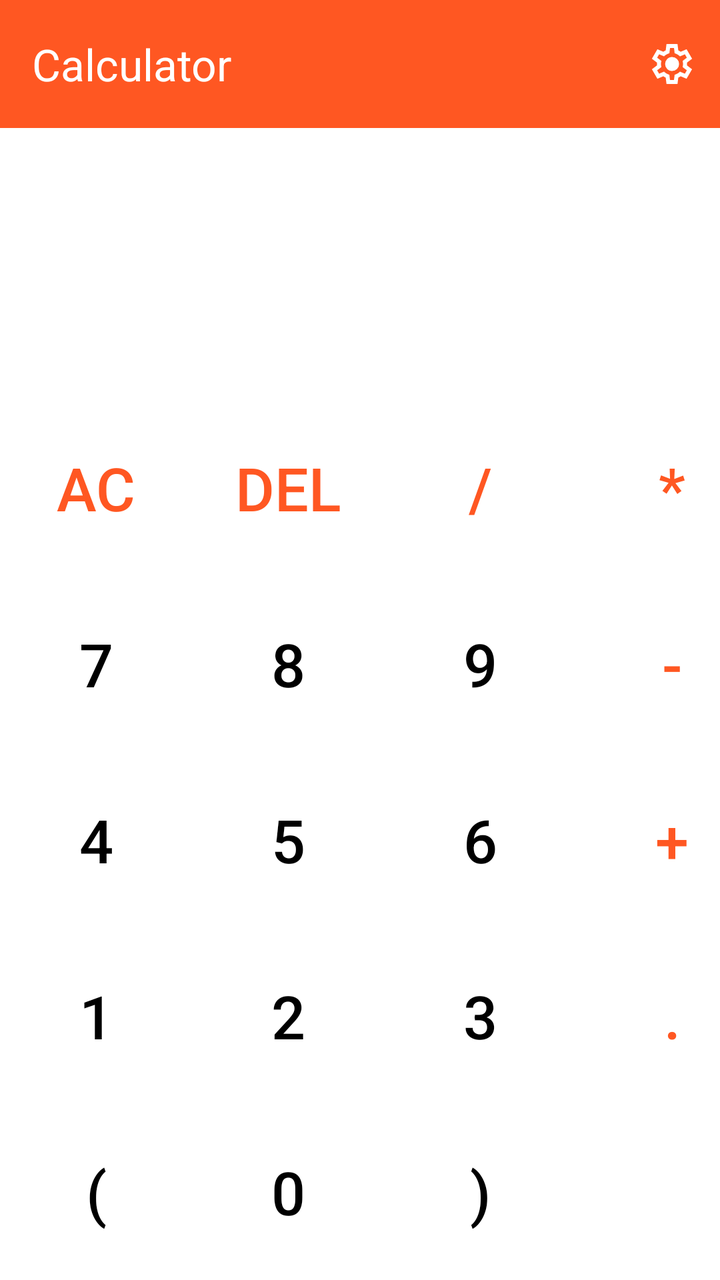
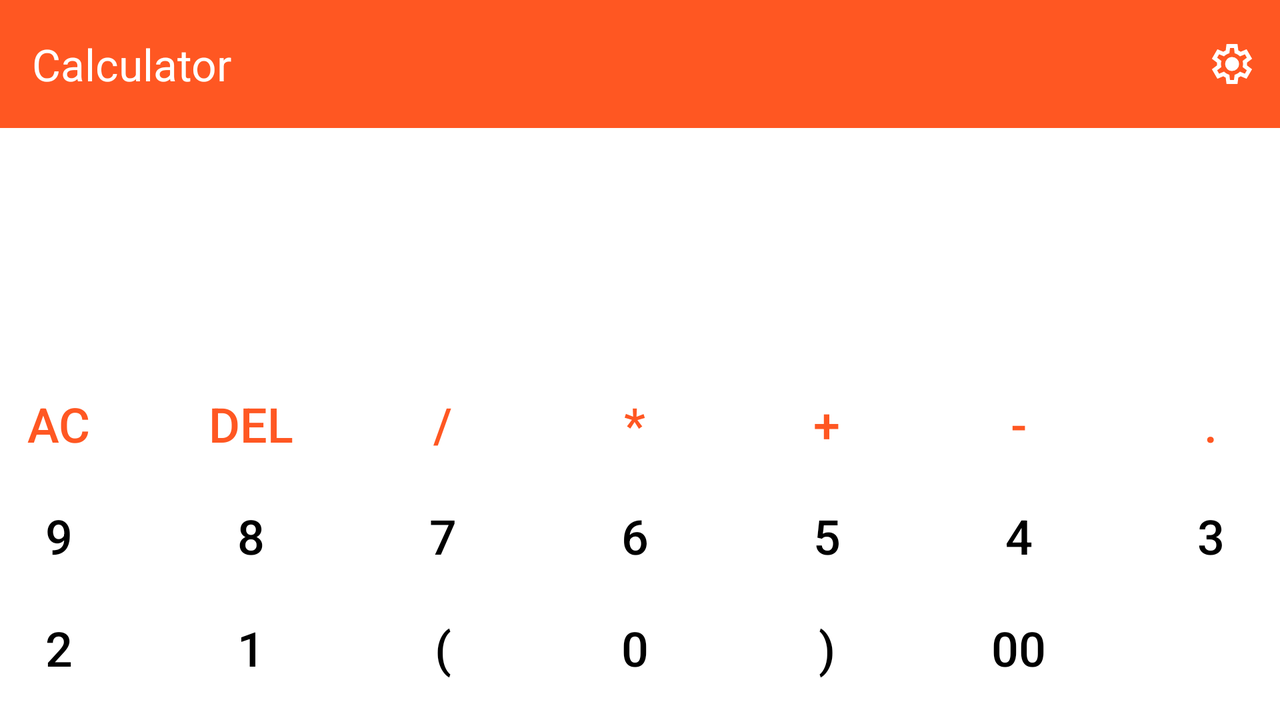

One screen, two layout resources from the same app: the default and the repository's alternative for another configuration. Each is rendered where Android would select it; the XML of both is given below.
<!-- AndroidManifest.xml: application theme Theme.CalculatorApplication -->
<!-- res/layout/activity_main.xml -->
<?xml version="1.0" encoding="utf-8"?>
<androidx.constraintlayout.widget.ConstraintLayout xmlns:android="http://schemas.android.com/apk/res/android"
    xmlns:app="http://schemas.android.com/apk/res-auto"
    xmlns:tools="http://schemas.android.com/tools"
    android:id="@+id/main"
    android:layout_width="match_parent"
    android:layout_height="match_parent"
    android:background="@color/background_color"

    tools:context=".MainActivity"

    >


 <com.google.android.material.appbar.AppBarLayout
     android:id="@+id/appbarr"
     android:layout_width="match_parent"
     android:layout_height="wrap_content"
     android:background="@color/bar_color"
     app:layout_constraintEnd_toEndOf="parent"
     app:layout_constraintStart_toStartOf="parent"
     app:layout_constraintTop_toTopOf="parent">

  <com.google.android.material.appbar.MaterialToolbar
      android:id="@+id/toolbar"
      android:layout_width="match_parent"

      android:layout_height="?attr/actionBarSize"


      app:menu="@menu/sitting"


      app:title="Calculator"
      app:titleTextColor="@color/white">


  </com.google.android.material.appbar.MaterialToolbar>


 </com.google.android.material.appbar.AppBarLayout>

 <TextView
     android:id="@+id/textHistory"
     android:layout_width="match_parent"
     android:layout_height="70dp"
     android:autoSizeMaxTextSize="50sp"
     android:autoSizeMinTextSize="12sp"
     android:autoSizeTextType="uniform"
     android:background="@color/background_color"
     android:gravity="center|end"
     android:textColor="@color/text_color"
     app:layout_constraintTop_toBottomOf="@+id/appbarr" />

 <TextView
     android:id="@+id/textResult"
     android:layout_width="match_parent"
     android:layout_height="100dp"

     android:autoSizeMaxTextSize="75sp"
     android:autoSizeMinTextSize="18sp"
     android:autoSizeTextType="uniform"
     android:background="@color/background_color"
     android:gravity="center|end"

     android:includeFontPadding="true"
     android:textColor="@color/text_color"
     app:layout_constraintBottom_toTopOf="@+id/gridlayout"
     app:layout_constraintEnd_toEndOf="parent"
     app:layout_constraintHorizontal_bias="0.0"
     app:layout_constraintStart_toStartOf="parent" />

 <GridLayout
     android:id="@+id/gridlayout"
     android:layout_width="match_parent"
     android:layout_height="wrap_content"
     android:columnCount="4"
     android:rowCount="5"
     app:layout_constraintBottom_toBottomOf="parent"
     app:layout_constraintEnd_toEndOf="parent"
     app:layout_constraintStart_toStartOf="parent">


  <androidx.appcompat.widget.AppCompatButton
      android:id="@+id/btnAc"
      android:layout_width="wrap_content"

      android:layout_row="0"

      android:layout_column="0"
      android:layout_margin="4dp"
      android:layout_height="80dp"
      android:background="@drawable/rounded_button"
      android:backgroundTint="@color/white_Ghost"
      android:text="AC"
      android:textColor="@color/orange_color"
      android:textSize="30sp">


  </androidx.appcompat.widget.AppCompatButton>

  <androidx.appcompat.widget.AppCompatButton
      android:id="@+id/btnDel"
      android:layout_width="wrap_content"
      android:layout_row="0"
      android:layout_column="1"
      android:layout_margin="4dp"
      android:layout_height="80dp"
      android:background="@drawable/rounded_button"
      android:backgroundTint="@color/white_Ghost"
      android:text="@string/del"
      android:textColor="@color/orange_color"
      android:textSize="30sp">


  </androidx.appcompat.widget.AppCompatButton>

  <androidx.appcompat.widget.AppCompatButton
      android:id="@+id/btnDiv"
      android:layout_width="wrap_content"
      android:layout_row="0"
      android:layout_column="2"
      android:layout_margin="4dp"
      android:height="80dp"
      android:background="@drawable/rounded_button"
      android:backgroundTint="@color/white_Ghost"
      android:text="/"
      android:textColor="@color/orange_color"
      android:textSize="30sp">


  </androidx.appcompat.widget.AppCompatButton>

  <androidx.appcompat.widget.AppCompatButton
      android:id="@+id/btnMulti"
      android:layout_width="wrap_content"
      android:layout_row="0"
      android:layout_column="3"
      android:layout_margin="4dp"
      android:height="80dp"
      android:background="@drawable/rounded_button"
      android:backgroundTint="@color/white_Ghost"
      android:text="*"
      android:textColor="@color/orange_color"
      android:textSize="30sp">


  </androidx.appcompat.widget.AppCompatButton>

  <androidx.appcompat.widget.AppCompatButton
      android:id="@+id/btn7"
      android:layout_width="wrap_content"
      android:layout_row="1"
      android:layout_column="0"
      android:layout_margin="4dp"
      android:layout_height="80dp"
      android:background="@drawable/rounded_button"
      android:text="7"
      android:textColor="@color/text_color"
      android:textSize="30sp">

  </androidx.appcompat.widget.AppCompatButton>


  <androidx.appcompat.widget.AppCompatButton
      android:id="@+id/btn8"
      android:layout_width="wrap_content"
      android:layout_row="1"
      android:layout_column="1"
      android:layout_margin="4dp"

      android:layout_height="80dp"
      android:background="@drawable/rounded_button"
      android:text="8"
      android:textColor="@color/text_color"
      android:textSize="30sp">


  </androidx.appcompat.widget.AppCompatButton>

  <androidx.appcompat.widget.AppCompatButton
      android:id="@+id/btn9"
      android:layout_width="wrap_content"
      android:layout_row="1"
      android:layout_column="2"
      android:layout_margin="4dp"
      android:layout_height="80dp"
      android:background="@drawable/rounded_button"
      android:text="9"
      android:textColor="@color/text_color"
      android:textSize="30sp">


  </androidx.appcompat.widget.AppCompatButton>

  <androidx.appcompat.widget.AppCompatButton
      android:id="@+id/btnSub"
      android:layout_width="wrap_content"
      android:layout_row="1"
      android:layout_column="3"

      android:layout_margin="4dp"
      android:layout_height="80dp"
      android:background="@drawable/rounded_button"
      android:backgroundTint="@color/white_Ghost"
      android:text="-"
      android:textColor="@color/orange_color"
      android:textSize="30sp">

  </androidx.appcompat.widget.AppCompatButton>


  <androidx.appcompat.widget.AppCompatButton
      android:id="@+id/btn4"
      android:layout_width="wrap_content"
      android:layout_height="80dp"
      android:layout_row="2"
      android:layout_column="0"
      android:layout_margin="4dp"
      android:height="68dp"
      android:background="@drawable/rounded_button"

      android:text="4"
      android:textColor="@color/text_color"
      android:textSize="30sp">


  </androidx.appcompat.widget.AppCompatButton>

  <androidx.appcompat.widget.AppCompatButton
      android:id="@+id/btn5"
      android:layout_width="wrap_content"
      android:layout_height="80dp"
      android:layout_row="2"
      android:layout_column="1"
      android:layout_margin="4dp"
      android:height="68dp"
      android:background="@drawable/rounded_button"
      android:text="5"
      android:textColor="@color/text_color"
      android:textSize="30sp">


  </androidx.appcompat.widget.AppCompatButton>

  <androidx.appcompat.widget.AppCompatButton
      android:id="@+id/btn6"
      android:layout_width="wrap_content"
      android:layout_height="80dp"
      android:layout_row="2"
      android:layout_column="2"
      android:layout_margin="4dp"
      android:height="68dp"
      android:background="@drawable/rounded_button"
      android:text="6"
      android:textColor="@color/text_color"
      android:textSize="30sp">


  </androidx.appcompat.widget.AppCompatButton>

  <androidx.appcompat.widget.AppCompatButton
      android:id="@+id/btnAdd"
      android:layout_width="wrap_content"
      android:layout_height="80dp"
      android:layout_row="2"
      android:layout_column="3"
      android:layout_margin="4dp"
      android:height="68dp"
      android:background="@drawable/rounded_button"
      android:backgroundTint="@color/white_Ghost"
      android:text="+"
      android:textColor="@color/orange_color"
      android:textSize="30sp">


  </androidx.appcompat.widget.AppCompatButton>

  <androidx.appcompat.widget.AppCompatButton
      android:id="@+id/btn1"
      android:layout_width="wrap_content"
      android:layout_height="80dp"
      android:layout_row="3"
      android:layout_column="0"
      android:layout_margin="4dp"
      android:height="68dp"
      android:background="@drawable/rounded_button"
      android:text="1"
      android:textColor="@color/text_color"
      android:textSize="30sp">

  </androidx.appcompat.widget.AppCompatButton>


  <androidx.appcompat.widget.AppCompatButton
      android:id="@+id/btn2"
      android:layout_width="wrap_content"
      android:layout_height="80dp"
      android:layout_row="3"
      android:layout_column="1"
      android:layout_margin="4dp"
      android:height="68dp"
      android:background="@drawable/rounded_button"
      android:text="2"
      android:textColor="@color/text_color"
      android:textSize="30sp">


  </androidx.appcompat.widget.AppCompatButton>

  <androidx.appcompat.widget.AppCompatButton
      android:id="@+id/btn3"
      android:layout_width="wrap_content"
      android:layout_height="80dp"
      android:layout_row="3"
      android:layout_column="2"
      android:layout_margin="4dp"
      android:height="68dp"
      android:background="@drawable/rounded_button"
      android:text="3"
      android:textColor="@color/text_color"
      android:textSize="30sp">


  </androidx.appcompat.widget.AppCompatButton>

  <androidx.appcompat.widget.AppCompatButton
      android:id="@+id/btnDec"
      android:layout_width="wrap_content"
      android:layout_height="80dp"
      android:layout_row="3"
      android:layout_column="3"

      android:layout_margin="4dp"
      android:height="68dp"
      android:background="@drawable/rounded_button"
      android:backgroundTint="@color/white_Ghost"
      android:text="."
      android:textColor="@color/orange_color"
      android:textSize="30sp">

  </androidx.appcompat.widget.AppCompatButton>

  <androidx.appcompat.widget.AppCompatButton
      android:id="@+id/btnParOn"
      android:layout_width="wrap_content"
      android:layout_height="80dp"
      android:layout_row="4"
      android:layout_column="0"
      android:layout_margin="4dp"

      android:background="@drawable/rounded_button"
      android:text="("
      android:textColor="@color/text_color"
      android:textSize="30sp">

  </androidx.appcompat.widget.AppCompatButton>


  <androidx.appcompat.widget.AppCompatButton
      android:id="@+id/btn0"
      android:layout_width="wrap_content"
      android:layout_height="80dp"
      android:layout_row="4"
      android:layout_column="1"
      android:layout_margin="4dp"
      android:height="68dp"
      android:background="@drawable/rounded_button"
      android:text="0"
      android:textColor="@color/text_color"
      android:textSize="30sp">


  </androidx.appcompat.widget.AppCompatButton>

  <androidx.appcompat.widget.AppCompatButton
      android:id="@+id/btnParOff"
      android:layout_width="wrap_content"
      android:layout_height="80dp"
      android:layout_row="4"
      android:layout_column="2"
      android:layout_margin="4dp"
      android:height="68dp"
      android:background="@drawable/rounded_button"
      android:text=")"
      android:textColor="@color/text_color"
      android:textSize="30sp">


  </androidx.appcompat.widget.AppCompatButton>

  <androidx.appcompat.widget.AppCompatButton
      android:id="@+id/btnEqual"
      android:layout_width="wrap_content"
      android:layout_height="80dp"
      android:layout_row="4"
      android:layout_column="3"
      android:layout_margin="4dp"
      android:height="68dp"
      android:background="@drawable/rounded_button"
      android:backgroundTint="@color/orange_color"
      android:text="="
      android:textColor="@color/white"
      android:textSize="30sp">

  </androidx.appcompat.widget.AppCompatButton>


 </GridLayout>




</androidx.constraintlayout.widget.ConstraintLayout>
<!-- resources referenced by this layout -->
<resources>
  <color name="background_color">#FFFFFFFF</color>
  <color name="bar_color">#FFFF5722</color>
  <color name="orange_color">#FFFF5722</color>
  <color name="text_color">#FF000000</color>
  <color name="white">#FFFFFFFF</color>
  <color name="white_Ghost">#F5F5F5</color>
  <!-- drawable rounded_button (drawable) -->
  <?xml version="1.0" encoding="utf-8"?>
  <layer-list xmlns:android="http://schemas.android.com/apk/res/android">
  
      <item>
  
          <shape android:shape="oval">
  
              <solid android:color="@color/button_color"
  ></solid>
  
              <stroke android:width="0dp"
  
                ></stroke>
          </shape>
      </item>
  
      <item android:drawable="?android:textIsSelectable"
          android:color="@color/text_color"></item>
    
  </layer-list>
  <string name="del">DEL</string>
  <style name="Theme.CalculatorApplication" parent="Base.Theme.CalculatorApplication" />
  <color name="button_color">#FFFFFFFF</color>
  <style name="Base.Theme.CalculatorApplication" parent="Theme.Material3.DayNight.NoActionBar">
          
          
  
          <item name="android:statusBarColor">@color/bar_color</item>
      </style>
</resources>
<!-- res/layout-land/activity_main.xml (the repository's variant of the layout above) -->
<!-- drawn on the phone turned sideways -->
<?xml version="1.0" encoding="utf-8"?>
<androidx.constraintlayout.widget.ConstraintLayout xmlns:android="http://schemas.android.com/apk/res/android"
    xmlns:app="http://schemas.android.com/apk/res-auto"
    xmlns:tools="http://schemas.android.com/tools"
    android:id="@+id/main"
    android:layout_width="match_parent"
    android:layout_height="match_parent"
    android:background="@color/background_color"

    tools:context=".MainActivity"

    >


 <com.google.android.material.appbar.AppBarLayout
     android:id="@+id/appbarr"
     android:layout_width="match_parent"
     android:layout_height="wrap_content"
     android:background="@color/bar_color"
     app:layout_constraintEnd_toEndOf="parent"
     app:layout_constraintStart_toStartOf="parent"
     app:layout_constraintTop_toTopOf="parent">

  <com.google.android.material.appbar.MaterialToolbar
      android:id="@+id/toolbar"
      android:layout_width="match_parent"

      android:layout_height="?attr/actionBarSize"


      app:menu="@menu/sitting"


      app:title="Calculator"
      app:titleTextColor="@color/white">


  </com.google.android.material.appbar.MaterialToolbar>


 </com.google.android.material.appbar.AppBarLayout>

 <TextView
     android:id="@+id/textHistory"
     android:layout_width="match_parent"
     android:layout_height="50dp"
     android:autoSizeMaxTextSize="24sp"
     android:autoSizeMinTextSize="6sp"
     android:autoSizeStepGranularity="2sp"
     android:autoSizeTextType="uniform"
     android:background="@color/background_color"
     android:gravity="center|end"
     android:textColor="@color/text_color"
     app:layout_constraintEnd_toEndOf="parent"
     app:layout_constraintStart_toStartOf="parent"
     app:layout_constraintTop_toBottomOf="@+id/appbarr" />

 <TextView
     android:id="@+id/textResult"
     android:layout_width="match_parent"
     android:layout_height="60dp"

     android:autoSizeMaxTextSize="30sp"
     android:autoSizeMinTextSize="8sp"
     android:autoSizeTextType="uniform"
     android:background="@color/background_color"
     android:gravity="center|end"

     android:includeFontPadding="true"
     android:textColor="@color/text_color"
     app:layout_constraintBottom_toTopOf="@+id/gridlayout"
     app:layout_constraintEnd_toEndOf="parent"
     app:layout_constraintHorizontal_bias="0.0"
     app:layout_constraintStart_toStartOf="parent" />

 <GridLayout
     android:id="@+id/gridlayout"
     android:layout_width="678dp"
     android:layout_height="176dp"
     android:layout_marginLeft="30dp"
     android:layout_marginRight="30dp"
     android:columnCount="7"
     android:rowCount="3"
     app:layout_constraintBottom_toBottomOf="parent"
     app:layout_constraintEnd_toEndOf="parent"
     app:layout_constraintStart_toStartOf="parent">


  <androidx.appcompat.widget.AppCompatButton
      android:id="@+id/btnAc"
      android:layout_width="wrap_content"

      android:layout_height="wrap_content"

      android:layout_row="0"
      android:layout_column="0"
      android:layout_margin="4dp"

      android:background="@drawable/rounded_button"
      android:backgroundTint="@color/white_Ghost"
      android:text="AC"
      android:textColor="@color/orange_color"
      android:textSize="24sp">


  </androidx.appcompat.widget.AppCompatButton>

  <androidx.appcompat.widget.AppCompatButton
      android:id="@+id/btnDel"
      android:layout_width="wrap_content"
      android:layout_height="wrap_content"
      android:layout_row="0"
      android:layout_column="1"
      android:layout_margin="4dp"

      android:background="@drawable/rounded_button"
      android:backgroundTint="@color/white_Ghost"
      android:text="DEL"
      android:textColor="@color/orange_color"
      android:textSize="24sp">


  </androidx.appcompat.widget.AppCompatButton>

  <androidx.appcompat.widget.AppCompatButton
      android:id="@+id/btnDiv"
      android:layout_width="wrap_content"
      android:layout_height="wrap_content"
      android:layout_row="0"
      android:layout_column="2"
      android:layout_margin="4dp"

      android:background="@drawable/rounded_button"
      android:backgroundTint="@color/white_Ghost"
      android:text="/"
      android:textColor="@color/orange_color"
      android:textSize="24sp">


  </androidx.appcompat.widget.AppCompatButton>

  <androidx.appcompat.widget.AppCompatButton
      android:id="@+id/btnMulti"
      android:layout_width="wrap_content"
      android:layout_height="wrap_content"
      android:layout_row="0"
      android:layout_column="3"
      android:layout_margin="4dp"

      android:background="@drawable/rounded_button"
      android:backgroundTint="@color/white_Ghost"
      android:text="*"
      android:textColor="@color/orange_color"
      android:textSize="24sp">


  </androidx.appcompat.widget.AppCompatButton>


  <androidx.appcompat.widget.AppCompatButton
      android:id="@+id/btn7"
      android:layout_width="wrap_content"
      android:layout_height="wrap_content"
      android:layout_row="1"
      android:layout_column="2"
      android:layout_margin="4dp"

      android:background="@drawable/rounded_button"
      android:text="7"
      android:textColor="@color/text_color"
      android:textSize="24sp">

  </androidx.appcompat.widget.AppCompatButton>

  <androidx.appcompat.widget.AppCompatButton
      android:id="@+id/btn8"
      android:layout_width="wrap_content"
      android:layout_height="wrap_content"
      android:layout_row="1"
      android:layout_column="1"

      android:layout_margin="4dp"

      android:background="@drawable/rounded_button"
      android:text="8"
      android:textColor="@color/text_color"
      android:textSize="24sp">


  </androidx.appcompat.widget.AppCompatButton>

  <androidx.appcompat.widget.AppCompatButton
      android:id="@+id/btn9"
      android:layout_width="wrap_content"
      android:layout_height="wrap_content"
      android:layout_row="1"
      android:layout_column="0"
      android:layout_margin="4dp"

      android:background="@drawable/rounded_button"
      android:text="9"
      android:textColor="@color/text_color"
      android:textSize="24sp">


  </androidx.appcompat.widget.AppCompatButton>

  <androidx.appcompat.widget.AppCompatButton
      android:id="@+id/btnSub"
      android:layout_width="wrap_content"
      android:layout_height="wrap_content"
      android:layout_row="0"

      android:layout_column="5"
      android:layout_margin="4dp"

      android:background="@drawable/rounded_button"
      android:backgroundTint="@color/white_Ghost"
      android:text="-"
      android:textColor="@color/orange_color"
      android:textSize="24sp">

  </androidx.appcompat.widget.AppCompatButton>


  <androidx.appcompat.widget.AppCompatButton
      android:id="@+id/btn4"
      android:layout_width="wrap_content"
      android:layout_height="wrap_content"
      android:layout_row="1"
      android:layout_column="5"
      android:layout_margin="4dp"

      android:background="@drawable/rounded_button"

      android:text="4"
      android:textColor="@color/text_color"
      android:textSize="24sp">


  </androidx.appcompat.widget.AppCompatButton>

  <androidx.appcompat.widget.AppCompatButton
      android:id="@+id/btn5"
      android:layout_width="wrap_content"
      android:layout_height="wrap_content"
      android:layout_row="1"
      android:layout_column="4"
      android:layout_margin="4dp"

      android:background="@drawable/rounded_button"
      android:text="5"
      android:textColor="@color/text_color"
      android:textSize="24sp">


  </androidx.appcompat.widget.AppCompatButton>

  <androidx.appcompat.widget.AppCompatButton
      android:id="@+id/btn6"
      android:layout_width="wrap_content"
      android:layout_height="wrap_content"
      android:layout_row="1"
      android:layout_column="3"
      android:layout_margin="4dp"

      android:background="@drawable/rounded_button"
      android:text="6"
      android:textColor="@color/text_color"
      android:textSize="24sp">


  </androidx.appcompat.widget.AppCompatButton>

  <androidx.appcompat.widget.AppCompatButton
      android:id="@+id/btnAdd"
      android:layout_width="wrap_content"

      android:layout_height="wrap_content"
      android:layout_row="0"
      android:layout_column="4"
      android:layout_margin="4dp"

      android:background="@drawable/rounded_button"
      android:backgroundTint="@color/white_Ghost"
      android:text="+"
      android:textColor="@color/orange_color"
      android:textSize="24sp">


  </androidx.appcompat.widget.AppCompatButton>


  <androidx.appcompat.widget.AppCompatButton
      android:id="@+id/btn1"
      android:layout_width="wrap_content"
      android:layout_height="wrap_content"
      android:layout_row="2"
      android:layout_column="1"
      android:layout_margin="4dp"

      android:background="@drawable/rounded_button"
      android:text="1"
      android:textColor="@color/text_color"
      android:textSize="24sp">

  </androidx.appcompat.widget.AppCompatButton>

  <androidx.appcompat.widget.AppCompatButton
      android:id="@+id/btn2"
      android:layout_width="wrap_content"
      android:layout_height="wrap_content"
      android:layout_row="2"
      android:layout_column="0"
      android:layout_margin="4dp"

      android:background="@drawable/rounded_button"
      android:text="2"
      android:textColor="@color/text_color"
      android:textSize="24sp">


  </androidx.appcompat.widget.AppCompatButton>

  <androidx.appcompat.widget.AppCompatButton
      android:id="@+id/btn3"
      android:layout_width="wrap_content"
      android:layout_height="wrap_content"
      android:layout_row="1"
      android:layout_column="6"
      android:layout_margin="4dp"

      android:background="@drawable/rounded_button"
      android:text="3"
      android:textColor="@color/text_color"
      android:textSize="24sp">


  </androidx.appcompat.widget.AppCompatButton>

  <androidx.appcompat.widget.AppCompatButton
      android:id="@+id/btnDec"
      android:layout_width="wrap_content"
      android:layout_height="wrap_content"
      android:layout_row="0"
      android:layout_column="6"

      android:layout_margin="4dp"

      android:background="@drawable/rounded_button"
      android:backgroundTint="@color/white_Ghost"
      android:text="."
      android:textColor="@color/orange_color"
      android:textSize="24sp">

  </androidx.appcompat.widget.AppCompatButton>

  <androidx.appcompat.widget.AppCompatButton
      android:id="@+id/btnParOn"
      android:layout_width="wrap_content"
      android:layout_height="wrap_content"

      android:layout_row="2"

      android:layout_column="2"
      android:layout_margin="4dp"

      android:background="@drawable/rounded_button"
      android:text="("
      android:textColor="@color/text_color"
      android:textSize="24sp" />


  <androidx.appcompat.widget.AppCompatButton
      android:id="@+id/btn0"
      android:layout_width="wrap_content"
      android:layout_height="wrap_content"
      android:layout_row="2"
      android:layout_column="3"
      android:layout_margin="4dp"

      android:background="@drawable/rounded_button"
      android:text="0"
      android:textColor="@color/text_color"
      android:textSize="24sp">


  </androidx.appcompat.widget.AppCompatButton>

  <androidx.appcompat.widget.AppCompatButton
      android:id="@+id/btn00"
      android:layout_width="wrap_content"
      android:layout_height="wrap_content"
      android:layout_row="2"
      android:layout_column="5"
      android:layout_margin="4dp"

      android:background="@drawable/rounded_button"
      android:text="00"
      android:textColor="@color/text_color"
      android:textSize="24sp">


  </androidx.appcompat.widget.AppCompatButton>

  <androidx.appcompat.widget.AppCompatButton
      android:id="@+id/btnParOff"
      android:layout_width="wrap_content"
      android:layout_height="wrap_content"
      android:layout_row="2"
      android:layout_column="4"
      android:layout_margin="4dp"

      android:background="@drawable/rounded_button"
      android:text=")"
      android:textColor="@color/text_color"
      android:textSize="24sp">


  </androidx.appcompat.widget.AppCompatButton>

  <androidx.appcompat.widget.AppCompatButton
      android:id="@+id/btnEqual"
      android:layout_width="wrap_content"
      android:layout_height="wrap_content"
      android:layout_row="2"
      android:layout_column="6"

      android:layout_margin="4dp"

      android:background="@drawable/rounded_button"
      android:backgroundTint="@color/orange_color"
      android:text="="
      android:textColor="@color/white"
      android:textSize="24sp">

  </androidx.appcompat.widget.AppCompatButton>


 </GridLayout>


</androidx.constraintlayout.widget.ConstraintLayout>
<!-- resources referenced by the variant -->
<!-- as the phone turned sideways resolves them -->
<resources>
  <color name="background_color">#FFFFFFFF</color>
  <color name="bar_color">#FFFF5722</color>
  <color name="orange_color">#FFFF5722</color>
  <color name="text_color">#FF000000</color>
  <color name="white">#FFFFFFFF</color>
  <color name="white_Ghost">#F5F5F5</color>
  <!-- drawable rounded_button (drawable) -->
  <?xml version="1.0" encoding="utf-8"?>
  <layer-list xmlns:android="http://schemas.android.com/apk/res/android">
  
      <item>
  
          <shape android:shape="oval">
  
              <solid android:color="@color/button_color"
  ></solid>
  
              <stroke android:width="0dp"
  
                ></stroke>
          </shape>
      </item>
  
      <item android:drawable="?android:textIsSelectable"
          android:color="@color/text_color"></item>
    
  </layer-list>
  <style name="Theme.CalculatorApplication" parent="Base.Theme.CalculatorApplication" />
  <color name="button_color">#FFFFFFFF</color>
  <style name="Base.Theme.CalculatorApplication" parent="Theme.Material3.DayNight.NoActionBar">
          
          
  
          <item name="android:statusBarColor">@color/bar_color</item>
      </style>
</resources>
